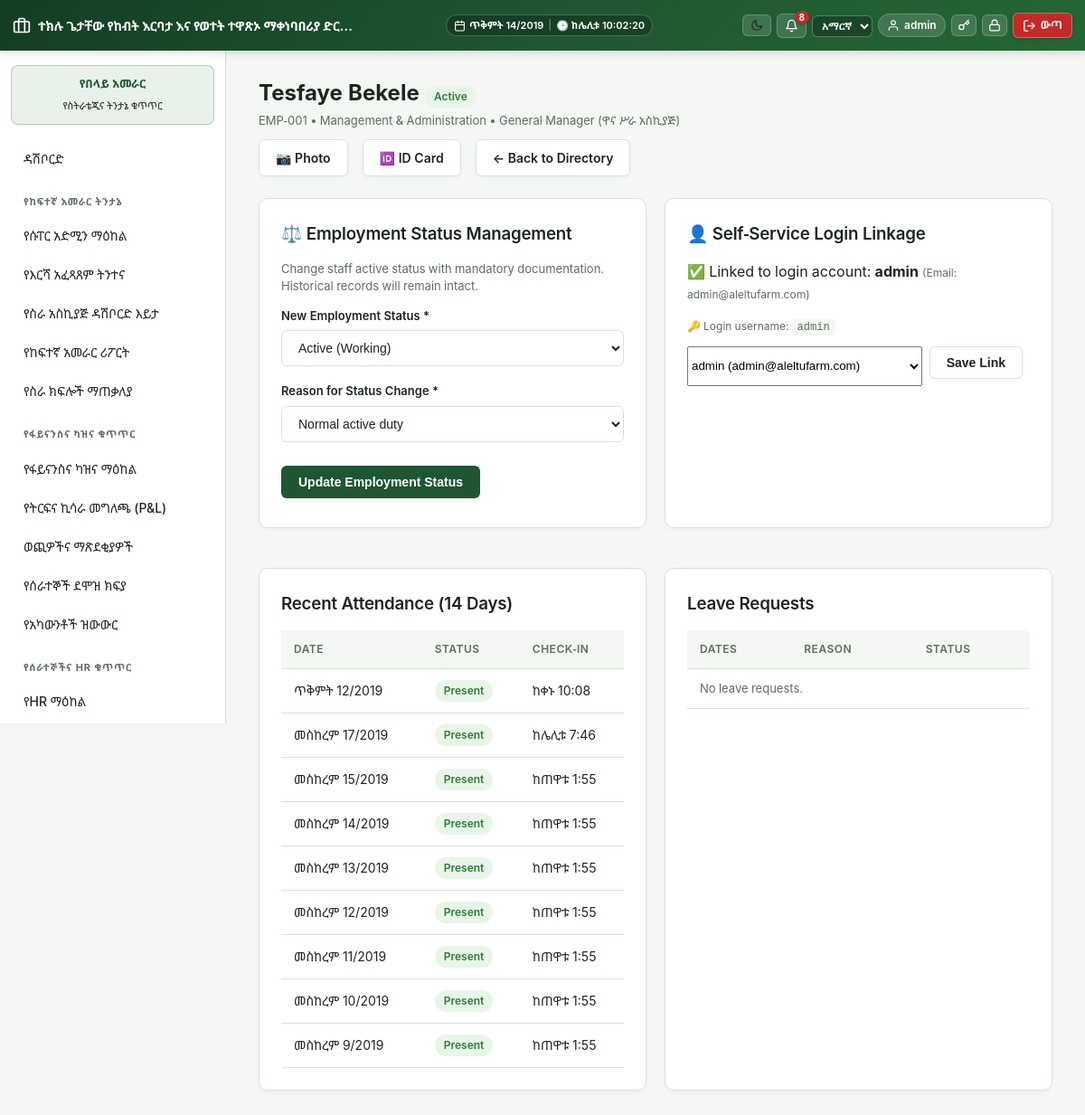
Page /modules/employees/view.php (signed in) on the committed database.
### tables this page shows
CREATE TABLE `employees` (
  `id` int(11) NOT NULL,
  `user_id` int(11) DEFAULT NULL,
  `department_id` int(11) DEFAULT NULL,
  `employee_number` varchar(30) NOT NULL,
  `national_id` varchar(50) DEFAULT NULL,
  `blood_group` varchar(10) DEFAULT 'O+',
  `full_name` varchar(150) NOT NULL,
  `amharic_name` varchar(150) DEFAULT NULL,
  `job_title` varchar(100) DEFAULT NULL,
  `employment_type` enum('permanent','contract','daily','temporary') NOT NULL DEFAULT 'permanent',
  `phone` varchar(30) DEFAULT NULL,
  `emergency_contact` varchar(150) DEFAULT NULL,
  `emergency_contact_phone` varchar(50) DEFAULT NULL,
  `photo_path` varchar(255) DEFAULT NULL,
  `phone_alt` varchar(20) DEFAULT NULL,
  `hire_date` date DEFAULT NULL,
  `base_salary` decimal(12,2) DEFAULT NULL,
  `is_driver` tinyint(1) NOT NULL DEFAULT 0,
  `status` enum('active','on_leave','terminated') NOT NULL DEFAULT 'active'
);

CREATE TABLE `departments` (
  `id` int(11) NOT NULL,
  `name` varchar(100) NOT NULL,
  `code` varchar(20) NOT NULL,
  `business_unit` varchar(50) DEFAULT NULL,
  `created_at` datetime DEFAULT current_timestamp()
);

CREATE TABLE `users` (
  `id` int(11) NOT NULL,
  `name` varchar(100) NOT NULL,
  `email` varchar(150) NOT NULL,
  `password` varchar(255) NOT NULL,
  `api_token` varchar(64) DEFAULT NULL,
  `role_id` int(11) NOT NULL,
  `department_id` int(11) DEFAULT NULL,
  `locale` varchar(5) NOT NULL DEFAULT 'en',
  `theme` varchar(5) NOT NULL DEFAULT 'light',
  `two_factor_secret` varchar(64) DEFAULT NULL,
  `two_factor_enabled` tinyint(1) NOT NULL DEFAULT 0,
  `is_active` tinyint(1) NOT NULL DEFAULT 1,
  `last_login_at` datetime DEFAULT NULL,
  `created_at` datetime DEFAULT current_timestamp()
);

CREATE TABLE `attendance` (
  `id` int(11) NOT NULL,
  `employee_id` int(11) NOT NULL,
  `attendance_date` date NOT NULL,
  `check_in_at` datetime DEFAULT NULL,
  `check_out_at` datetime DEFAULT NULL,
  `status` enum('present','absent','on_leave','half_day') NOT NULL DEFAULT 'present'
);

### config/db.php (called while the page is built, shortened)
<?php
function db(): PDO
{
    static $pdo = null;
    if ($pdo === null) {
        try {
            $pdo = new PDO(
                "mysql:host=" . DB_HOST . ";dbname=" . DB_NAME . ";charset=utf8mb4",
                DB_USER,
                DB_PASS,
                [
                    PDO::ATTR_ERRMODE => PDO::ERRMODE_EXCEPTION,
                    PDO::ATTR_DEFAULT_FETCH_MODE => PDO::FETCH_ASSOC,
                ]
            );
        } catch (PDOException $e) {
            die('Database connection failed: ' . htmlspecialchars($e->getMessage()) .
                '<br>Check config/db.php — is MySQL running in XAMPP, and does the "aleltu_eifms" database exist?');
        }
    }
    return $pdo;
}

### includes/functions.php (called while the page is built, shortened)
<?php
require_once __DIR__ . '/../config/db.php';
require_once __DIR__ . '/ethiopian_calendar.php';
function h(?string $s): string { return htmlspecialchars($s ?? '', ENT_QUOTES, 'UTF-8'); }

### includes/ethiopian_calendar.php (called while the page is built, shortened)
<?php
class EthiopianDate {
    public static array $months = [
        1 => 'መስከረም',
        2 => 'ጥቅምት',
        3 => 'ህዳር',
        4 => 'ታህሳስ',
        5 => 'ጥር',
        6 => 'የካቲት',
        7 => 'መጋቢት',
        8 => 'ሚያዝያ',
        9 => 'ግንቦት',
        10 => 'ሰኔ',
        11 => 'ሐምሌ',
        12 => 'ነሐሴ',
        13 => 'ጳጉሜን'
    ];
    public static array $weekdays = [
        0 => 'እሁድ',
        1 => 'ሰኞ',
        2 => 'ማክሰኞ',
        3 => 'ረቡዕ',
        4 => 'ሐሙስ',
        5 => 'አርብ',
        6 => 'ቅዳሜ'
    ];
    public static function fromGregorian(int $gy, int $gm, int $gd): array {
        $jdn = gregoriantojd($gm, $gd, $gy);
        $r = ($jdn - self::ETHIOPIC_EPOCH) % 1461;
        $n = ($r % 365) + 365 * intdiv($r, 1460);
        $ey = 4 * intdiv($jdn - self::ETHIOPIC_EPOCH, 1461) + intdiv($r, 365) - intdiv($r, 1460);
        $em = intdiv($n, 30) + 1;
        $ed = ($n % 30) + 1;
        return [$ey, $em, $ed];
    }
    public static function format(?string $dateStr, string $format = 'medium'): string {
        $time = strtotime($dateStr);
        $gy = (int)date('Y', $time);
        $gm = (int)date('n', $time);
        $gd = (int)date('j', $time);
        $w  = (int)date('w', $time);
        [$ey, $em, $ed] = self::fromGregorian($gy, $gm, $gd);
        $monthName = self::$months[$em] ?? '';
        $weekdayName = self::$weekdays[$w] ?? '';
        return match ($format) {
            'short'   => sprintf('%02d/%02d/%04d', $ed, $em, $ey),
            'numeric' => sprintf('%04d-%02d-%02d', $ey, $em, $ed),
            'long'    => sprintf('%s፣ %s %d ቀን %d ዓ.ም', $weekdayName, $monthName, $ed, $ey),
            default   => sprintf('%s %d/%d', $monthName, $ed, $ey)
        };
    }
    public static function formatTime(?string $timeStr): string {
        $timestamp = strtotime($timeStr);
        $h = (int)date('H', $timestamp);
        $m = (int)date('i', $timestamp);
        $ethHour = ($h >= 6) ? ($h - 6) : ($h + 6);
        $period = '';
        if ($h >= 6 && $h < 12) {
            $period = 'ከጠዋቱ';
        } elseif ($h >= 12 && $h < 18) {
            $period = 'ከቀኑ';
        } elseif ($h >= 18 && $h < 24) {
            $period = 'ከምሽቱ';
        } else {
            $period = 'ከሌሊቱ';
        }
        return sprintf('%s %d:%02d', $period, $ethHour, $m);
    }
}
function eth_date(?string $dateStr, string $format = 'medium'): string {
    return EthiopianDate::format($dateStr, $format);
}
function eth_time(?string $timeStr): string {
    return EthiopianDate::formatTime($timeStr);
}

### modules/employees/view.php (the view, shortened to what this page needs)
<?php
require_once __DIR__ . '/../../includes/functions.php';
$id = (int) ($_GET['id'] ?? 0);
$emp = $id > 0 ? db()->query("SELECT e.*, d.name AS department_name FROM employees e LEFT JOIN departments d ON d.id = e.department_id WHERE e.id = {$id}")->fetch() : null;
if (!$emp) {
    $firstId = db()->query("SELECT id FROM employees WHERE status != 'terminated' ORDER BY id ASC LIMIT 1")->fetchColumn();
    if ($firstId) {
        $id = (int)$firstId;
        $emp = db()->query("SELECT e.*, d.name AS department_name FROM employees e LEFT JOIN departments d ON d.id = e.department_id WHERE e.id = {$id}")->fetch();
    } else {
        flash('No employee records found.', 'error');
        header('Location: ' . BASE_URL . '/modules/employees/list.php');
        exit;
    }
}
require_once __DIR__ . '/../../includes/header.php';
$linkedUser = null;
if ($emp['user_id']) {
    $linkedUser = db()->query("SELECT id, name, email, is_active FROM users WHERE id = " . (int) $emp['user_id'])->fetch();
}
$availableUsers = db()->query(
    "SELECT u.id, u.name, u.email FROM users u
     WHERE NOT EXISTS (SELECT 1 FROM employees e2 WHERE e2.user_id = u.id AND e2.id != {$id})
     ORDER BY u.name"
)->fetchAll();
$attendance = db()->prepare("SELECT * FROM attendance WHERE employee_id = ? ORDER BY attendance_date DESC LIMIT 14");
$attendance->execute([$id]);
$attendance = $attendance->fetchAll();
$leaves = db()->prepare("SELECT * FROM leave_requests WHERE employee_id = ? ORDER BY start_date DESC LIMIT 10");
$leaves->execute([$id]);
$leaves = $leaves->fetchAll();
?>
<div style="display:flex;justify-content:space-between;align-items:center;margin-bottom:16px;flex-wrap:wrap;gap:10px">
    <div>
        <h2 class="mt-0" style="margin-bottom:4px"><?= h($emp['full_name']) ?>
            <span class="badge <?= $emp['status'] === 'active' ? 'milking' : ($emp['status'] === 'on_leave' ? 'dry' : 'sold') ?>">
                <?= h(ucfirst(str_replace('_', ' ', $emp['status']))) ?>
            </span>
        </h2>
        <p class="text-muted" style="margin:0"><?= h($emp['employee_number']) ?> &bull; <?= h($emp['department_name'] ?: 'No Department') ?> &bull; <?= h($emp['job_title'] ?: 'No Title') ?></p>
    </div>
    <div style="display:flex;gap:8px">
        <a href="<?= BASE_URL ?>/modules/employees/photo_upload.php?id=<?= (int)$id ?>" class="btn secondary">📷 Photo</a>
        <a href="<?= BASE_URL ?>/modules/employees/id_card.php?id=<?= (int)$id ?>" target="_blank" class="btn secondary">🆔 ID Card</a>
        <a href="<?= BASE_URL ?>/modules/employees/list.php" class="btn secondary">&larr; Back to Directory</a>
    </div>
</div>
<div style="display:grid;grid-template-columns:1fr 1fr;gap:20px;margin-bottom:20px">
    <div class="card">
        <h3>⚖️ Employment Status Management</h3>
        <p class="text-muted" style="font-size:13px">Change staff active status with mandatory documentation. Historical records will remain intact.</p>
        <form method="post" onsubmit="return confirm('Confirm employment status change?');"><?= csrf_field() ?>
            <div class="form-group">
                <label>New Employment Status *</label>
                <select name="new_status" required>
                    <option value="active" <?= $emp['status'] === 'active' ? 'selected' : '' ?>>Active (Working)</option>
                </select>
            </div>
            <div class="form-group">
                <label>Reason for Status Change *</label>
                <select name="status_reason" required style="margin-bottom:8px">
                    <option value="Normal active duty">Normal active duty</option>
                </select>
            </div>
            <button class="btn" type="submit">Update Employment Status</button>
        </form>
    </div>
    <div class="card" style="<?= $linkedUser ? '' : 'border-left:4px solid #c62828' ?>">
        <h3>👤 Self-Service Login Linkage</h3>
        <?php if ($linkedUser): ?>
            <p>✅ Linked to login account: <strong><?= h($linkedUser['name']) ?></strong>
                <span class="text-muted" style="font-size:12px">(Email: <?= h($linkedUser['email']) ?>)</span>
            </p>
            <p class="text-muted" style="font-size:12px;margin-top:0">
                🔑 Login username: <code style="background:var(--bg);padding:2px 6px;border-radius:4px"><?= h($linkedUser['name']) ?></code>
            </p>
        <?php else: ?>
            <p class="text-muted">⚠️ Not linked to any login account yet — employee cannot access self-service portal.</p>
        <?php endif; ?>
        <form method="post" style="display:flex;gap:8px;margin-top:10px"><?= csrf_field() ?>
            <select name="user_id" style="flex:1">
                <?php foreach ($availableUsers as $u): ?>
                    <option value="<?= (int) $u['id'] ?>" <?= $linkedUser && $linkedUser['id'] == $u['id'] ? 'selected' : '' ?>>
                        <?= h($u['name']) ?> <span style="color:#999">(<?= h($u['email']) ?>)</span>
                    </option>
                <?php endforeach; ?>
            </select>
            <button class="btn secondary" type="submit">Save Link</button>
        </form>
    </div>
</div>
<div style="display:grid;grid-template-columns:1fr 1fr;gap:20px">
    <div class="card">
        <h3>Recent Attendance (14 Days)</h3>
        <table>
            <tr><th>Date</th><th>Status</th><th>Check-in</th></tr>
            <?php foreach ($attendance as $a): ?>
                <tr>
                    <td><?= eth_date($a['attendance_date']) ?></td>
                    <td><span class="badge <?= $a['status'] === 'present' ? 'milking' : 'sold' ?>"><?= h(ucfirst($a['status'])) ?></span></td>
                    <td><?= $a['check_in_at'] ? eth_time($a['check_in_at']) : '—' ?></td>
                </tr>
            <?php endforeach; ?>
        </table>
    </div>
    <div class="card">
        <h3>Leave Requests</h3>
        <table>
            <tr><th>Dates</th><th>Reason</th><th>Status</th></tr>
            <?php if (empty($leaves)): ?>
                <tr><td colspan="3" class="text-muted">No leave requests.</td></tr>
            <?php endif; ?>
        </table>
    </div>
</div>
<?php require_once __DIR__ . '/../../includes/footer.php'; ?>

### assets/css/app.css (style rules this page uses)
:root { --primary: #1e5631; --primary-dark: #143d22; --primary-light: #2e7d32; --primary-subtle: #e8f5e9; --accent: #43a047; --bg: #f4f7f4; --card: #ffffff; --text: #1c261e; --muted: #5e6d60; --border: #d8e2d8; --danger: #c62828; --danger-bg: #ffebee; --warn: #e65100; --warn-bg: #fff3e0; --success: #2e7d32; --success-bg: #e8f5e9; --shadow-sm: 0 2px 4px rgba(0,0,0,0.03); --shadow-md: 0 4px 12px rgba(0,0,0,0.06); --shadow-lg: 0 10px 25px rgba(0,0,0,0.09); --radius-sm: 6px; --radius-md: 10px; --radius-lg: 16px; --transition: all 0.2s cubic-bezier(0.4, 0, 0.2, 1); }
* { box-sizing: border-box; }
body { font-family: 'Nyala', 'Abyssinica SIL', 'Noto Sans Ethiopic', -apple-system, BlinkMacSystemFont, "Segoe UI", Roboto, "Helvetica Neue", Arial, sans-serif; background: var(--bg); color: var(--text); margin: 0; line-height: 1.5; -webkit-font-smoothing: antialiased; }
a { color: var(--primary); text-decoration: none; transition: var(--transition); }
.card { background: var(--card); border: 1px solid var(--border); border-radius: var(--radius-md); padding: 24px; margin-bottom: 24px; box-shadow: var(--shadow-sm); transition: var(--transition); }
.card h2, .card h3 { margin-top: 0; margin-bottom: 16px; color: var(--text); font-weight: 600; letter-spacing: -0.2px; }
table { width: 100%; border-collapse: collapse; }
th, td { text-align: left; padding: 12px 14px; border-bottom: 1px solid var(--border); font-size: 14px; }
th { color: var(--muted); font-weight: 600; font-size: 12px; text-transform: uppercase; letter-spacing: 0.5px; background: var(--bg); }
.btn { display: inline-flex; align-items: center; justify-content: center; padding: 9px 18px; background: var(--primary); color: #ffffff !important; border: 1px solid transparent; border-radius: var(--radius-sm); cursor: pointer; font-size: 14px; font-weight: 600; transition: var(--transition); box-shadow: var(--shadow-sm); margin-right: 8px; margin-bottom: 8px; }
.btn.secondary { background: var(--card); color: var(--text) !important; border: 1px solid var(--border); }
.form-group { margin-bottom: 18px; }
.form-group label { display: block; font-size: 13px; font-weight: 600; margin-bottom: 6px; color: var(--text); }
.form-group input, .form-group select, .form-group textarea { width: 100%; padding: 10px 14px; border: 1px solid var(--border); border-radius: var(--radius-sm); font-size: 14px; background: var(--card); color: var(--text); transition: var(--transition); }
.badge { display: inline-block; padding: 3px 10px; border-radius: 12px; font-size: 12px; font-weight: 600; background: var(--primary-subtle); color: var(--primary); }
.badge.milking, .badge.active, .badge.registered { background: var(--success-bg); color: var(--success); }
.text-muted { color: var(--muted); font-size: 13px; }
.mt-0 { margin-top: 0; }

### rows in the picture
employees: full_name "Tesfaye Bekele", status "Active", employee_number "EMP-001", department.name "Management & Administration", job_title "General Manager (ዋና ሥራ አስኪያጅ)", new_status "Active (Working)"
users: name "admin", email "admin@aleltufarm.com"
attendance: attendance_date "ጥቅምት 12/2019", status "Present", check_in_at "ከቀኑ 10:08"
attendance: attendance_date "መስከረም 17/2019", status "Present", check_in_at "ከሌሊቱ 7:46"
attendance: attendance_date "መስከረም 15/2019", status "Present", check_in_at "ከጠዋቱ 1:55"
attendance: attendance_date "መስከረም 14/2019", status "Present", check_in_at "ከጠዋቱ 1:55"
attendance: attendance_date "መስከረም 13/2019", status "Present", check_in_at "ከጠዋቱ 1:55"
attendance: attendance_date "መስከረም 12/2019", status "Present", check_in_at "ከጠዋቱ 1:55"
attendance: attendance_date "መስከረም 11/2019", status "Present", check_in_at "ከጠዋቱ 1:55"
attendance: attendance_date "መስከረም 10/2019", status "Present", check_in_at "ከጠዋቱ 1:55"
attendance: attendance_date "መስከረም 9/2019", status "Present", check_in_at "ከጠዋቱ 1:55"

### other values in the picture
$unread "8"
$user['name'] "admin"
t('nav.dashboard') "ዳሽቦርድ"
$sec['title'] "የከፍተኛ አመራር ትንታኔ"
$item['label'] "የሱፐር አድሚን ማዕከል"
$item['label'] "የእርሻ አፈጻጸም ትንተና"
$item['label'] "የስራ አስኪያጅ ዳሽቦርድ እይታ"
$item['label'] "የከፍተኛ አመራር ሪፖርት"
$item['label'] "የስራ ክፍሎች ማጠቃለያ"
$sec['title'] "የፋይናንስና ካዝና ቁጥጥር"
$item['label'] "የፋይናንስና ካዝና ማዕከል"
$item['label'] "የትርፍና ኪሳራ መግለጫ (P&L)"
$item['label'] "ወጪዎችና ማጽደቂያዎች"
$item['label'] "የሰራተኞች ደሞዝ ክፍያ"
$item['label'] "የአካውንቶች ዝውውር"
